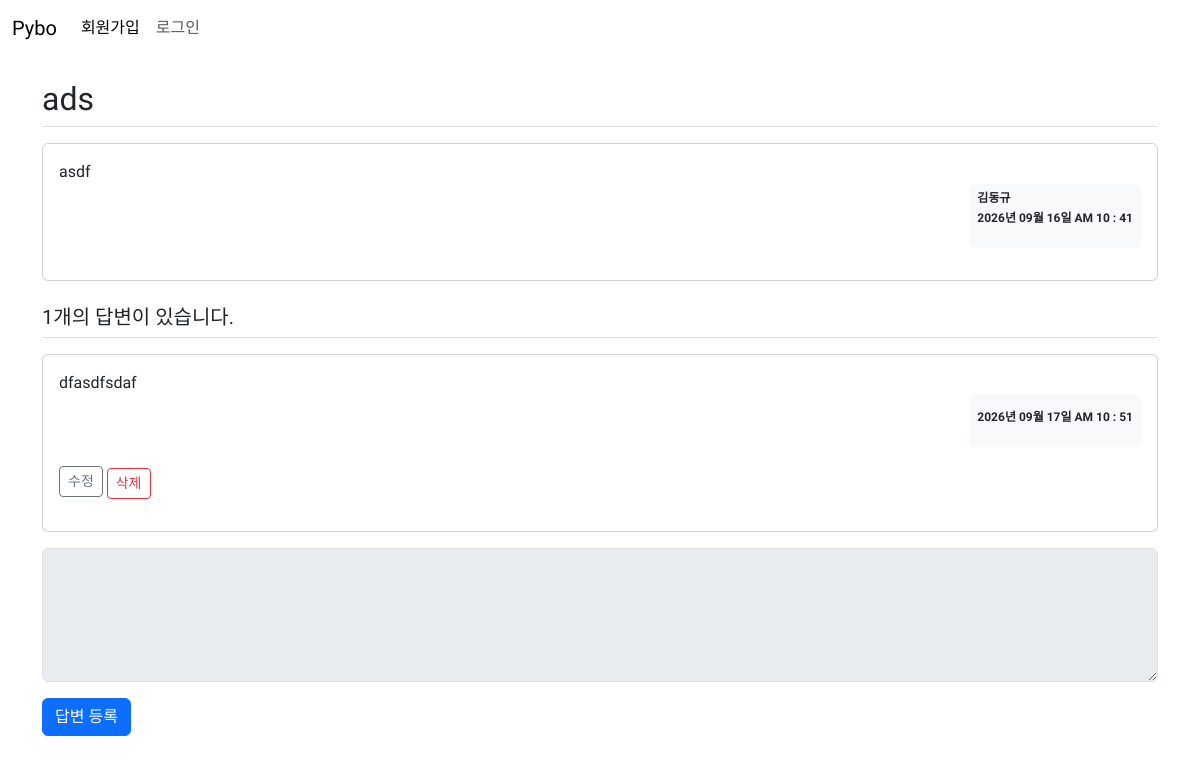
The page /question/detail/307 on the database its author committed.
### pybo/models.py (models this page shows)
class Question(db.Model):
    id = db.Column(db.Integer, primary_key=True)
    subject = db.Column(db.String(200), nullable=False)
    content = db.Column(db.Text, nullable=False)
    create_date = db.Column(db.DateTime, nullable=False)
    user_id = db.Column(db.Integer, db.ForeignKey('user.id', ondelete='CASCADE'), nullable=False)
    user = db.relationship('User', backref=db.backref('question_set'))
    modify_date = db.Column(db.DateTime(), nullable=True)

class User(db.Model):
    id = db.Column(db.Integer, primary_key=True)
    username = db.Column(db.String(150), unique=True, nullable=False)
    password = db.Column(db.String(200), nullable=False)
    email = db.Column(db.String(120), unique=True, nullable=False)

class Answer(db.Model):
    id = db.Column(db.Integer, primary_key=True)
    question_id = db.Column(db.Integer, db.ForeignKey('question.id', ondelete='CASCADE'))
    question = db.relationship(Question, backref=db.backref('answer_set'))
    content = db.Column(db.Text(), nullable=False)
    create_date = db.Column(db.DateTime(), nullable=False)
    user_id = db.Column(db.Integer, db.ForeignKey('user.id', ondelete='CASCADE'))
    user = db.relationship('User', backref=db.backref('answer_set'))
    modify_date = db.Column(db.DateTime(), nullable=True)

### pybo/views/question_views.py (the view)
@bp.route('/detail/<int:question_id>')
def detail(question_id):
    form = AnswerForm()  # 질문 상세 템플릿에 폼 추가
    question = Question.query.get_or_404(question_id)
    return render_template('question/question_detail.html',question=question, form=form)

### pybo/forms.py
class AnswerForm(FlaskForm):
    content = TextAreaField('내용', validators=[DataRequired('내용은 필수입력입니다.')])
    submit = SubmitField('답변 등록')

### pybo/filter.py (called while the page is built)
def format_datetime(value, fmt='%Y년 %m월 %d일 %p %I : %M'):
    return value.strftime(fmt)

### pybo/views/auth_views.py (called while the page is built)
@bp.before_app_request
def load_logged_in_user():
    user_id = session.get('user_id')
    if user_id is None:
        g.user = None
    else:
        g.user = User.query.get(user_id)

### pybo/templates/question/question_detail.html (shortened to what this page needs)
{% extends 'base.html' %}
{% block content %}
<div class="container my-3">
    <h2 class="border-bottom py-2">{{ question.subject }}</h2>
    <div class="card my-3">
        <div class="card-body">
            <div class="card-text" style="white-space: pre-line;">{{ question.content }}</div>
            <div class="d-flex justify-content-end">
                <div class="badge bg-light text-dark p-2 text-start">
                    <p class="mb-2">{{ question.user.username }}</p>
                    <p> {{ question.create_date | datetime }}</p>
                </div>
            </div>
        </div>
    </div>
    <h5 class="border-bottom my-3 py-2">{{ question.answer_set|length }}개의 답변이 있습니다.</h5>
    {% for answer in question.answer_set %}
    <div class="card my-3">
        <div class="card-body">
            <div class="card-text" style="white-space: pre-line;">{{ answer.content }}</div>
            <div class="d-flex justify-content-end">
                <div class="badge bg-light text-dark p-2 text-start">
                    <p>{{ answer.create_date | datetime }}</p>
                </div>
            </div>
            <div class="my-3">
                {% if g.user == answer.user %}
                <a href="{{ url_for('answer.modify', answer_id=answer.id) }}"
                class="btn btn-sm btn-outline-secondary">수정</a>
                <button class="delete btn btn-sm btn-outline-danger"
                    data-uri="{{ url_for('answer.delete', answer_id=answer.id) }}">삭제</button>
                {% endif %}
            </div>
        </div>
    </div>
    {% endfor %}
    <form action="{{ url_for('answer.create', question_id=question.id) }}" method="post" class="my-3">
        <div class="mb-3">
            {{ form.content(class='form-control', rows=5, disabled=(not g.user)) }}
        </div>
            {{ form.submit(class="btn btn-primary") }}
    </form>
</div>
{% endblock %}

### pybo/static/style.css (style rules this page uses)
body { font-family: "Do Hyeon", sans-serif; font-weight: 400; font-style: normal; }
textarea { width: 100%; }
button { margin-top: 5px; }

### rows shown on the page
Question: subject "ads", content "asdf", create_date "2026년 09월 16일 AM 10 : 41"
User: user.username "김동규"
Answer: content "dfasdfsdaf", create_date "2026년 09월 17일 AM 10 : 51"

### other values the page prints
{{ question.answer_set|length }} "1"
